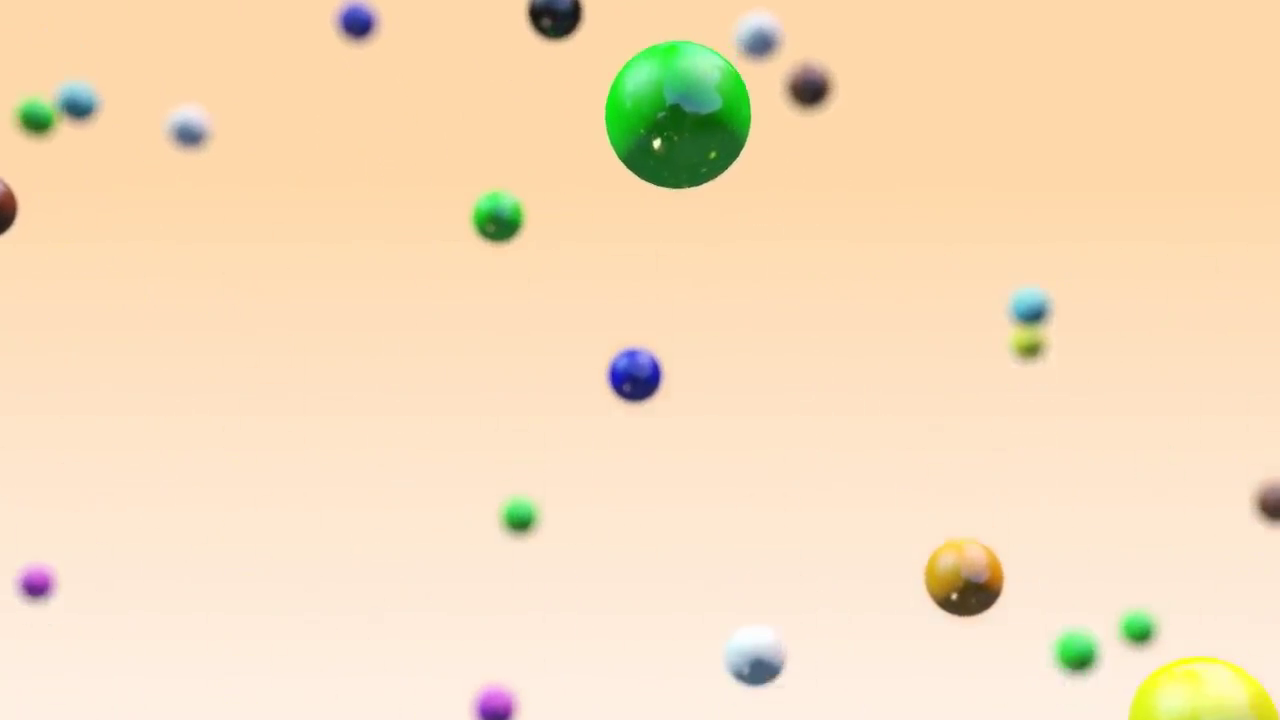
//> input picture frame 125 of VIDS for KIDS in 3d (HD) - Relaxing Bouncing Balls Sleep Music for Children and Babies - AApV.avi, 1280 x 720 px
$ ./main   (built with g++ and OpenCV 4)
//> lines starting //> are read from the running program, lines starting //| are printed output that depends on the picture; after the words box and inside, x2 and y2 are one past the last pixel; in counts of white or black regions, pixels touching at a corner belong together
### Blob.h
// Blob.h

#ifndef MY_BLOB
#define MY_BLOB

#include<opencv2/core/core.hpp>
#include<opencv2/highgui/highgui.hpp>
#include<opencv2/imgproc/imgproc.hpp>

///////////////////////////////////////////////////////////////////////////////////////////////////
class Blob {
public:
	// member variables ///////////////////////////////////////////////////////////////////////////
	std::vector<cv::Point> contour;

	cv::Rect boundingRect;

	cv::Point centerPosition;

	double dblDiagonalSize;

	double dblAspectRatio;

	// function prototypes ////////////////////////////////////////////////////////////////////////
	Blob(std::vector<cv::Point> _contour);

};

#endif    // MY_BLOB

### Blob.cpp
// Blob.cpp

#include "Blob.h"

///////////////////////////////////////////////////////////////////////////////////////////////////
Blob::Blob(std::vector<cv::Point> _contour) {

	contour = _contour;

	boundingRect = cv::boundingRect(contour);

	centerPosition.x = (boundingRect.x + boundingRect.x + boundingRect.width) / 2;
	centerPosition.y = (boundingRect.y + boundingRect.y + boundingRect.height) / 2;

	dblDiagonalSize = sqrt(pow(boundingRect.width, 2) + pow(boundingRect.height, 2));

	dblAspectRatio = (float)boundingRect.width / (float)boundingRect.height;

}

### main.cpp
// ImageSubtractionCpp.sln
// main.cpp

#include<opencv2/core/core.hpp>
#include<opencv2/highgui/highgui.hpp>
#include<opencv2/imgproc/imgproc.hpp>

#include<iostream>
#ifdef WINDOWS
#include<conio.h>           // it may be necessary to change or remove this line if not using Windows
#endif

#include "Blob.h"

// global variables ///////////////////////////////////////////////////////////////////////////////
const cv::Scalar SCALAR_BLACK = cv::Scalar(0.0, 0.0, 0.0);
const cv::Scalar SCALAR_WHITE = cv::Scalar(255.0, 255.0, 255.0);
const cv::Scalar SCALAR_BLUE = cv::Scalar(255.0, 0.0, 0.0);
const cv::Scalar SCALAR_GREEN = cv::Scalar(0.0, 200.0, 0.0);
const cv::Scalar SCALAR_RED = cv::Scalar(0.0, 0.0, 255.0);

///////////////////////////////////////////////////////////////////////////////////////////////////
int main(void) {

	cv::VideoCapture capVideo;

	cv::Mat imgFrame1;
	cv::Mat imgFrame2;

	capVideo.open("VIDS for KIDS in 3d (HD) - Relaxing Bouncing Balls Sleep Music for Children and Babies - AApV.avi");

	if (!capVideo.isOpened()) {                                                 // if unable to open video file
		std::cout << "\nerror reading video file" << std::endl << std::endl;      // show error message
#ifdef WINDOWS
		_getch();                    // it may be necessary to change or remove this line if not using Windows
#endif
		return(0);                                                              // and exit program
	}

	if (capVideo.get(CV_CAP_PROP_FRAME_COUNT) < 2) {
		std::cout << "\nerror: video file must have at least two frames";
#ifdef WINDOWS
		_getch();
#endif
		return(0);
	}

	capVideo.read(imgFrame1);
//> imgFrame1 is the input picture: 720 rows x 1280 cols, CV_8UC3; mean B, G, R 187.9, 221.4, 245.5
	capVideo.read(imgFrame2);
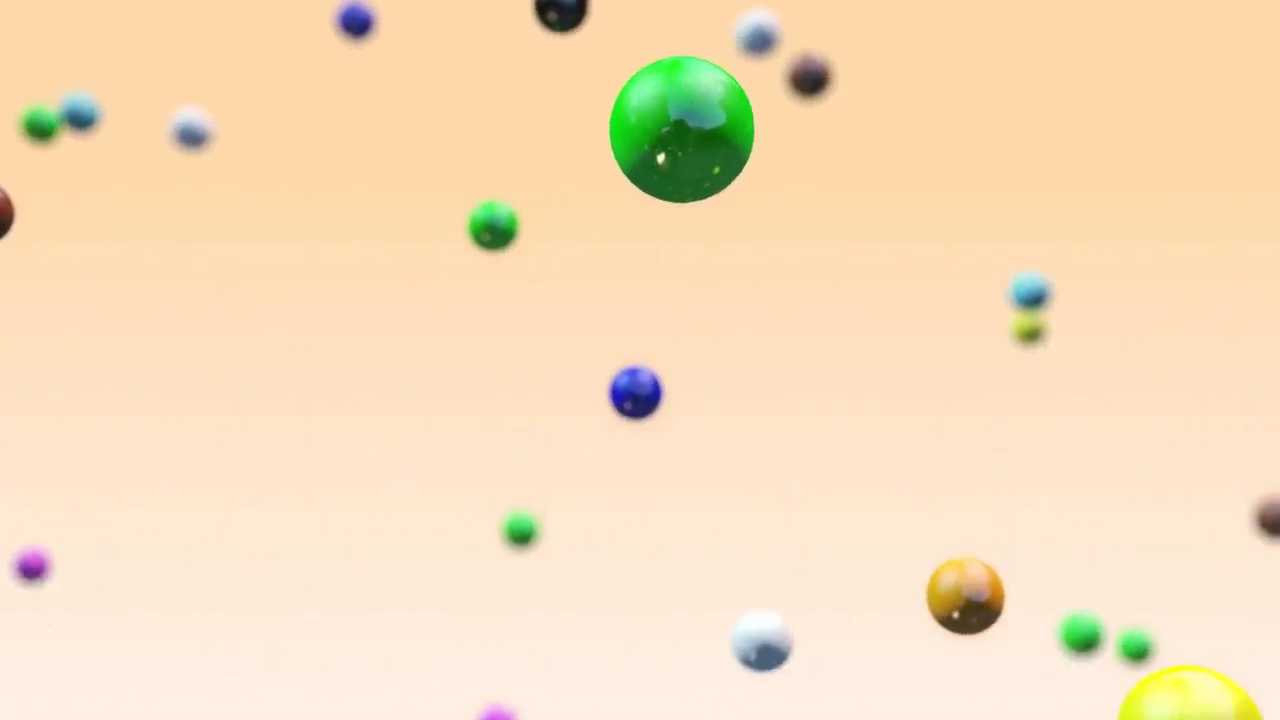
//> input picture frame 126 of VIDS for KIDS in 3d (HD) - Relaxing Bouncing Balls Sleep Music for Children and Babies - AApV.avi, 1280 x 720 px
//> imgFrame2 is the input picture: 720 rows x 1280 cols, CV_8UC3; mean B, G, R 188.2, 221.7, 245.8

	char chCheckForEscKey = 0;

	while (capVideo.isOpened() && chCheckForEscKey != 27) {

		std::vector<Blob> blobs;

		cv::Mat imgFrame1Copy = imgFrame1.clone();
		cv::Mat imgFrame2Copy = imgFrame2.clone();

		cv::Mat imgDifference;
		cv::Mat imgThresh;

		cv::cvtColor(imgFrame1Copy, imgFrame1Copy, CV_BGR2GRAY);
		cv::cvtColor(imgFrame2Copy, imgFrame2Copy, CV_BGR2GRAY);

		cv::GaussianBlur(imgFrame1Copy, imgFrame1Copy, cv::Size(5, 5), 0);
//> imgFrame1Copy: 720 rows x 1280 cols, CV_8UC1; min 20, max 253, mean 224.7
		cv::GaussianBlur(imgFrame2Copy, imgFrame2Copy, cv::Size(5, 5), 0);
//> imgFrame2Copy: 720 rows x 1280 cols, CV_8UC1; min 20, max 253, mean 225

		cv::absdiff(imgFrame1Copy, imgFrame2Copy, imgDifference);

		cv::threshold(imgDifference, imgThresh, 30, 255.0, CV_THRESH_BINARY);
//> imgThresh: 720 rows x 1280 cols, CV_8UC1; 4.1% white; 52 white regions (8 under 20 px), largest, box (x1, y1, x2, y2) and area: (926, 547, 1005, 637) 4296, (628, 53, 749, 135) 3820, (612, 109, 755, 204) 2467

		cv::imshow("imgThresh", imgThresh);

		cv::Mat structuringElement3x3 = cv::getStructuringElement(cv::MORPH_RECT, cv::Size(3, 3));
		cv::Mat structuringElement5x5 = cv::getStructuringElement(cv::MORPH_RECT, cv::Size(5, 5));
		cv::Mat structuringElement7x7 = cv::getStructuringElement(cv::MORPH_RECT, cv::Size(7, 7));
		cv::Mat structuringElement9x9 = cv::getStructuringElement(cv::MORPH_RECT, cv::Size(9, 9));

		cv::dilate(imgThresh, imgThresh, structuringElement5x5);
		cv::dilate(imgThresh, imgThresh, structuringElement5x5);
		cv::erode(imgThresh, imgThresh, structuringElement5x5);
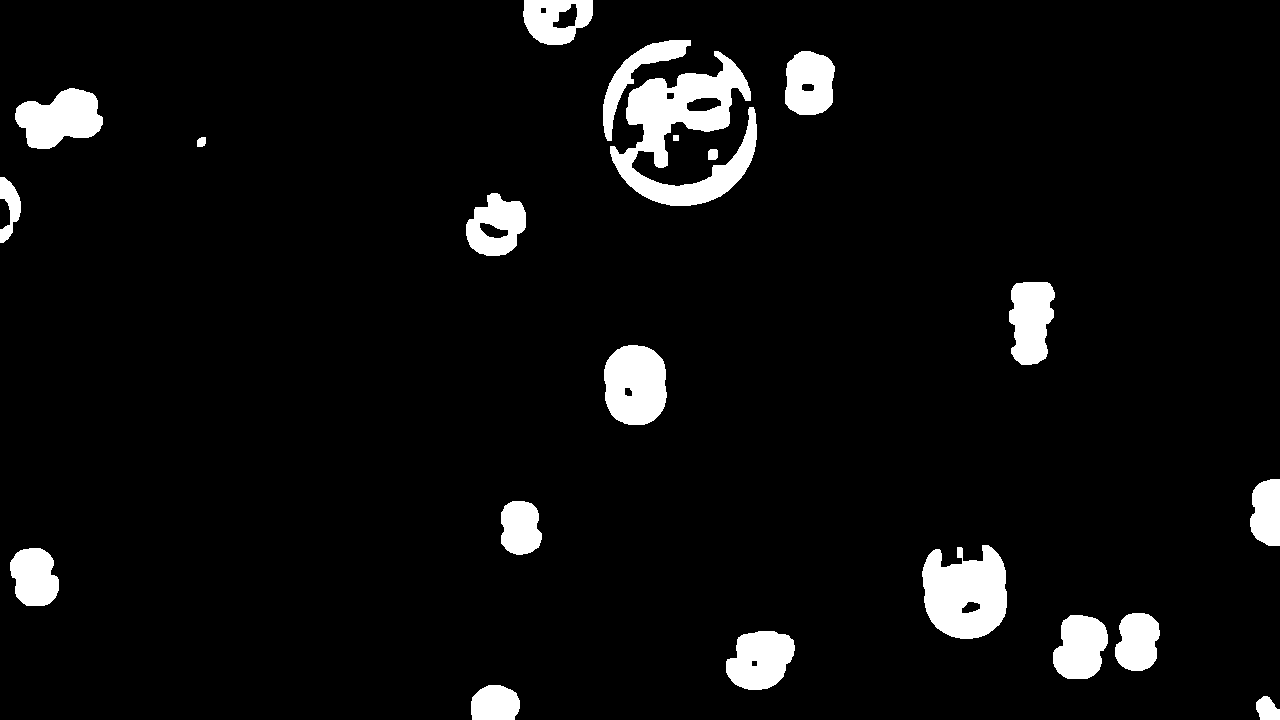
//> imgThresh: 720 rows x 1280 cols, CV_8UC1; 5.7% white; 21 white regions

		cv::Mat imgThreshCopy = imgThresh.clone();

		std::vector<std::vector<cv::Point> > contours;

		cv::findContours(imgThreshCopy, contours, cv::RETR_EXTERNAL, cv::CHAIN_APPROX_SIMPLE);
//> contours = 21 contours; largest, box (x1, y1, x2, y2) and area: (610, 51, 757, 206) 9881, (922, 545, 1007, 639) 5956, (604, 345, 667, 425) 4094, (15, 88, 103, 149) 3468, (726, 631, 795, 690) 2970

		cv::Mat imgContours(imgThresh.size(), CV_8UC3, SCALAR_BLACK);

		cv::drawContours(imgContours, contours, -1, SCALAR_WHITE, -1);
//> imgContours: 720 rows x 1280 cols, CV_8UC3; 5.8% white; 21 white regions, largest, box (x1, y1, x2, y2) and area: (610, 51, 757, 206) 10331, (922, 545, 1007, 639) 6129, (604, 345, 667, 425) 4202

		cv::imshow("imgContours", imgContours);

		std::vector<std::vector<cv::Point> > convexHulls(contours.size());
//> convexHulls = 21 empty contours

		for (unsigned int i = 0; i < contours.size(); i++) {
			cv::convexHull(contours[i], convexHulls[i]);
		}
//> this loop made 21 passes

		for (auto &convexHull : convexHulls) {
			Blob possibleBlob(convexHull);

			if (possibleBlob.boundingRect.area() > 100 &&
				possibleBlob.dblAspectRatio >= 0.2 &&
				possibleBlob.dblAspectRatio <= 1.2 &&
				possibleBlob.boundingRect.width > 15 &&
				possibleBlob.boundingRect.height > 20 &&
				possibleBlob.dblDiagonalSize > 30.0) {
				blobs.push_back(possibleBlob);
			}
		}
//> this loop made 21 passes
//> (boundingRect in Blob, dblDiagonalSize in Blob, dblAspectRatio in Blob) on passes 1 to 8: (Rect(1256, 696, 24, 24), 33.94, 1), (Rect(471, 685, 49, 35), 60.22, 1.4), (Rect(726, 631, 69, 59), 90.79, 1.17), (Rect(1053, 615, 55, 64), 84.39, 0.859), (Rect(1115, 613, 45, 58), 73.41, 0.776), (Rect(10, 548, 49, 58), 75.93, 0.845), (Rect(922, 545, 85, 94), 126.7, 0.904), (Rect(501, 501, 41, 54), 67.8, 0.759)

		cv::Mat imgConvexHulls(imgThresh.size(), CV_8UC3, SCALAR_BLACK);

		convexHulls.clear();
//> convexHulls = 0 contours

		for (auto &blob : blobs) {
			convexHulls.push_back(blob.contour);
		}
//> this loop made 15 passes

		cv::drawContours(imgConvexHulls, convexHulls, -1, SCALAR_WHITE, -1);
//> imgConvexHulls: 720 rows x 1280 cols, CV_8UC3; 6% white; 14 white regions, largest, box (x1, y1, x2, y2) and area: (603, 40, 757, 206) 19359, (922, 545, 1007, 639) 6814, (604, 345, 667, 425) 4271

		cv::imshow("imgConvexHulls", imgConvexHulls);

		imgFrame2Copy = imgFrame2.clone();          // get another copy of frame 2 since we changed the previous frame 2 copy in the processing above

		for (auto &blob : blobs) {                                                  // for each blob
			cv::rectangle(imgFrame2Copy, blob.boundingRect, SCALAR_RED, 2);             // draw a red box around the blob
			cv::circle(imgFrame2Copy, blob.centerPosition, 3, SCALAR_GREEN, -1);        // draw a filled-in green circle at the center
		}
//> this loop made 15 passes
//> (blob.boundingRect, blob.centerPosition) on passes 1 to 8: (Rect(1256, 696, 24, 24), Point(1268, 708)), (Rect(726, 631, 69, 59), Point(760, 660)), (Rect(1053, 615, 55, 64), Point(1080, 647)), (Rect(1115, 613, 45, 58), Point(1137, 642)), (Rect(10, 548, 49, 58), Point(34, 577)), (Rect(922, 545, 85, 94), Point(964, 592)), (Rect(501, 501, 41, 54), Point(521, 528)), (Rect(1250, 479, 30, 67), Point(1265, 512))
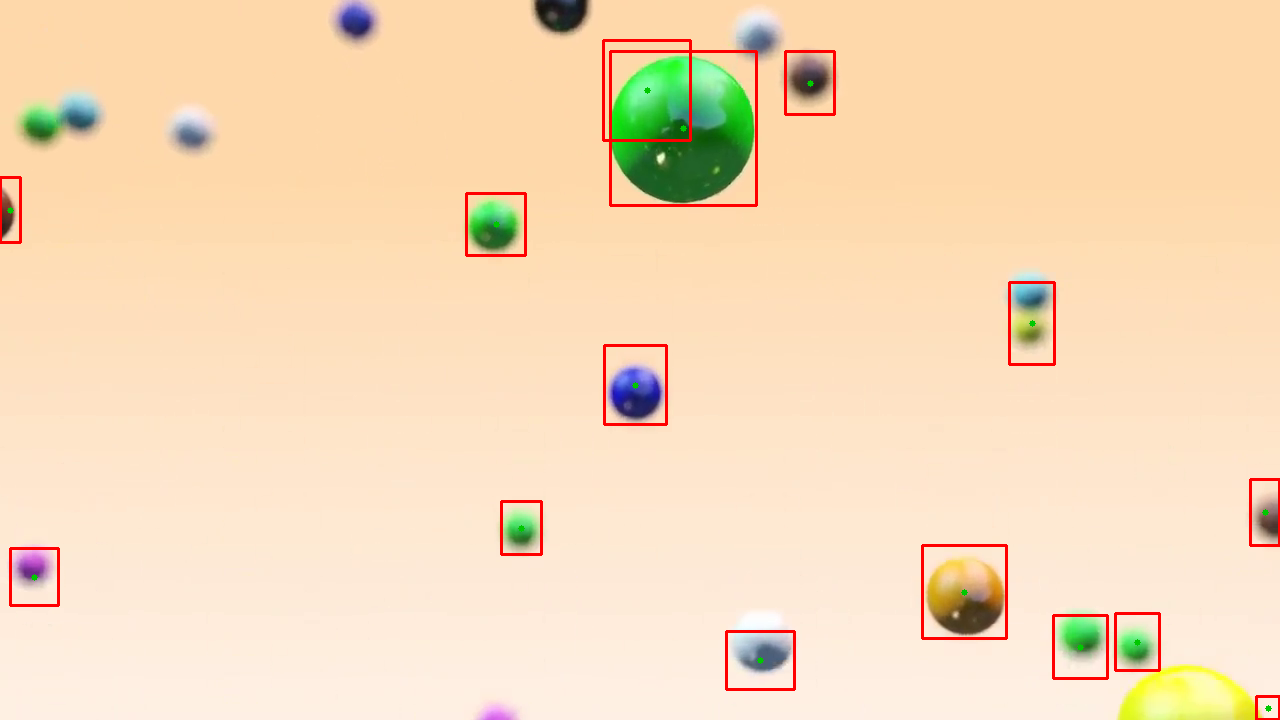
//> imgFrame2Copy: 720 rows x 1280 cols, CV_8UC3; 1.28% of pixels changed, all inside (x1, y1, x2, y2) = (0, 39, 1280, 720)

		cv::imshow("imgFrame2Copy", imgFrame2Copy);

		// now we prepare for the next iteration

		imgFrame1 = imgFrame2.clone();           // move frame 1 up to where frame 2 is

		if ((capVideo.get(CV_CAP_PROP_POS_FRAMES) + 1) < capVideo.get(CV_CAP_PROP_FRAME_COUNT)) {       // if there is at least one more frame
			capVideo.read(imgFrame2);                            // read it
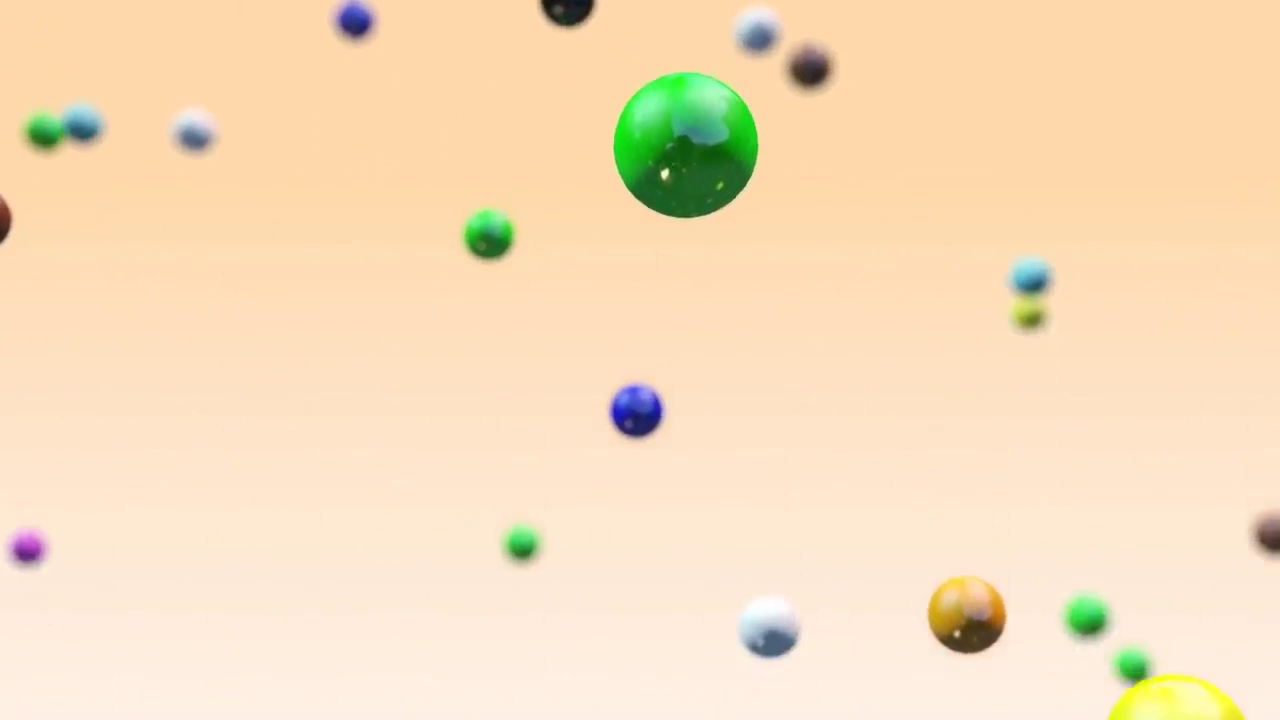
//> input picture frame 127 of VIDS for KIDS in 3d (HD) - Relaxing Bouncing Balls Sleep Music for Children and Babies - AApV.avi, 1280 x 720 px
//> imgFrame2 is the input picture: 720 rows x 1280 cols, CV_8UC3; mean B, G, R 188.4, 221.8, 246
		}
		else {                                                  // else
			std::cout << "end of video\n";                      // show end of video message
			break;                                              // and jump out of while loop
		}

		chCheckForEscKey = cv::waitKey(1);      // get key press in case user pressed esc
//> the Esc key is pressed

	}

	if (chCheckForEscKey != 27) {               // if the user did not press esc (i.e. we reached the end of the video)
		cv::waitKey(0);                         // hold the windows open to allow the "end of video" message to show
	}
	// note that if the user did press esc, we don't need to hold the windows open, we can simply let the program end which will close the windows

	return(0);
}
